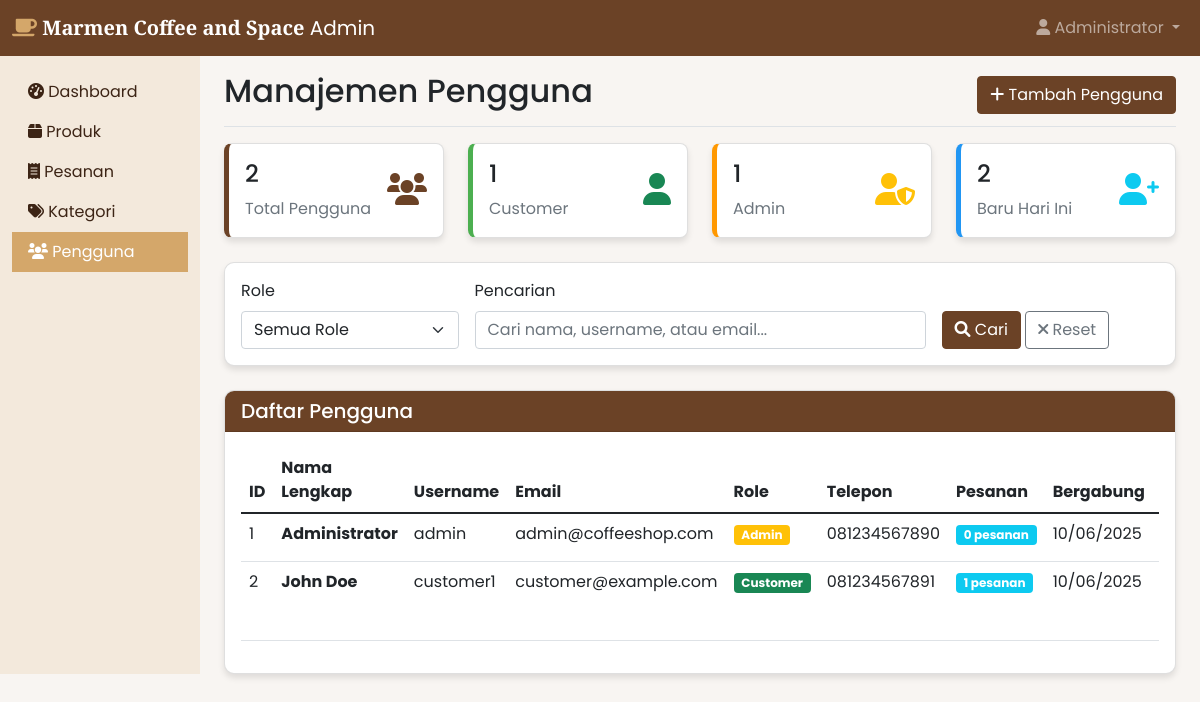
The page /admin/users.php (signed in) on the database its author committed.
### tables this page shows
CREATE TABLE users (
    id INT PRIMARY KEY AUTO_INCREMENT,
    username VARCHAR(50) UNIQUE NOT NULL,
    email VARCHAR(100) UNIQUE NOT NULL,
    password VARCHAR(255) NOT NULL,
    full_name VARCHAR(100) NOT NULL,
    role ENUM('customer', 'admin') DEFAULT 'customer',
    phone VARCHAR(20),
    address TEXT,
    created_at TIMESTAMP DEFAULT CURRENT_TIMESTAMP,
    updated_at TIMESTAMP DEFAULT CURRENT_TIMESTAMP ON UPDATE CURRENT_TIMESTAMP
);

### admin/users.php (the view, shortened to what this page needs)
<?php
$database = new Database();
$db = $database->getConnection();
$search = $_GET['search'] ?? '';
$where_clause = '';
$query = "SELECT u.*, COUNT(o.id) as order_count
          FROM users u
          LEFT JOIN orders o ON u.id = o.user_id
          $where_clause
          GROUP BY u.id
          ORDER BY u.created_at DESC";
$stmt = $db->prepare($query);
$stmt->execute();
$users = $stmt->fetchAll(PDO::FETCH_ASSOC);
$query = "SELECT
            COUNT(*) as total_users,
            SUM(CASE WHEN role = 'customer' THEN 1 ELSE 0 END) as total_customers,
            SUM(CASE WHEN role = 'admin' THEN 1 ELSE 0 END) as total_admins,
            SUM(CASE WHEN DATE(created_at) = CURDATE() THEN 1 ELSE 0 END) as new_today
          FROM users";
$stmt = $db->prepare($query);
$stmt->execute();
$stats = $stmt->fetch(PDO::FETCH_ASSOC);
include 'includes/header.php';
?>
<div class="d-flex justify-content-between flex-wrap flex-md-nowrap align-items-center pt-3 pb-2 mb-3 border-bottom">
    <h1 class="h2">Manajemen Pengguna</h1>
    <button type="button" class="btn btn-primary" data-bs-toggle="modal" data-bs-target="#userModal" onclick="openAddModal()">
        <i class="fas fa-plus"></i> Tambah Pengguna
    </button>
</div>
<div class="row mb-4">
    <div class="col-md-3">
        <div class="card stat-card stat-primary">
            <div class="card-body">
                <div class="d-flex justify-content-between">
                    <div>
                        <h4><?php echo $stats['total_users']; ?></h4>
                        <p class="mb-0 text-muted">Total Pengguna</p>
                    </div>
                    <div class="align-self-center">
                        <i class="fas fa-users fa-2x text-primary"></i>
                    </div>
                </div>
            </div>
        </div>
    </div>
    <div class="col-md-3">
        <div class="card stat-card stat-success">
            <div class="card-body">
                <div class="d-flex justify-content-between">
                    <div>
                        <h4><?php echo $stats['total_customers']; ?></h4>
                        <p class="mb-0 text-muted">Customer</p>
                    </div>
                    <div class="align-self-center">
                        <i class="fas fa-user fa-2x text-success"></i>
                    </div>
                </div>
            </div>
        </div>
    </div>
    <div class="col-md-3">
        <div class="card stat-card stat-warning">
            <div class="card-body">
                <div class="d-flex justify-content-between">
                    <div>
                        <h4><?php echo $stats['total_admins']; ?></h4>
                        <p class="mb-0 text-muted">Admin</p>
                    </div>
                    <div class="align-self-center">
                        <i class="fas fa-user-shield fa-2x text-warning"></i>
                    </div>
                </div>
            </div>
        </div>
    </div>
    <div class="col-md-3">
        <div class="card stat-card stat-info">
            <div class="card-body">
                <div class="d-flex justify-content-between">
                    <div>
                        <h4><?php echo $stats['new_today']; ?></h4>
                        <p class="mb-0 text-muted">Baru Hari Ini</p>
                    </div>
                    <div class="align-self-center">
                        <i class="fas fa-user-plus fa-2x text-info"></i>
                    </div>
                </div>
            </div>
        </div>
    </div>
</div>
<div class="card mb-4">
    <div class="card-body">
        <form method="GET" class="row g-3">
            <div class="col-md-3">
                <label for="role" class="form-label">Role</label>
                <select class="form-select" name="role" id="role">
                    <option value="">Semua Role</option>
                </select>
            </div>
            <div class="col-md-6">
                <label for="search" class="form-label">Pencarian</label>
                <input type="text" class="form-control" name="search" id="search" value="<?php echo $search; ?>" placeholder="Cari nama, username, atau email...">
            </div>
            <div class="col-md-3">
                <label class="form-label">&nbsp;</label>
                <div>
                    <button type="submit" class="btn btn-primary">
                        <i class="fas fa-search"></i> Cari
                    </button>
                    <a href="users.php" class="btn btn-outline-secondary">
                        <i class="fas fa-times"></i> Reset
                    </a>
                </div>
            </div>
        </form>
    </div>
</div>
<div class="card">
    <div class="card-header bg-primary text-white">
        <h5 class="mb-0">Daftar Pengguna</h5>
    </div>
    <div class="card-body">
        <div class="table-responsive">
            <table class="table table-hover">
                <thead>
                    <tr>
                        <th>ID</th>
                        <th>Nama Lengkap</th>
                        <th>Username</th>
                        <th>Email</th>
                        <th>Role</th>
                        <th>Telepon</th>
                        <th>Pesanan</th>
                        <th>Bergabung</th>
                        <th>Aksi</th>
                    </tr>
                </thead>
                <tbody>
                    <?php foreach ($users as $user): ?>
                        <tr>
                            <td><?php echo $user['id']; ?></td>
                            <td><strong><?php echo $user['full_name']; ?></strong></td>
                            <td><?php echo $user['username']; ?></td>
                            <td><?php echo $user['email']; ?></td>
                            <td>
                                <span class="badge bg-<?php echo $user['role'] === 'admin' ? 'warning' : 'success'; ?>">
                                    <?php echo ucfirst($user['role']); ?>
                                </span>
                            </td>
                            <td><?php echo $user['phone'] ?: '-'; ?></td>
                            <td>
                                <span class="badge bg-info"><?php echo $user['order_count']; ?> pesanan</span>
                            </td>
                            <td><?php echo date('d/m/Y', strtotime($user['created_at'])); ?></td>
                            <td>
                            </td>
                        </tr>
                    <?php endforeach; ?>
                </tbody>
            </table>
        </div>
    </div>
</div>
<?php include 'includes/footer.php'; ?>

### assets/css/custom.css (style rules this page uses)
:root { --primary-color: #6b4226; --secondary-color: #a67c52; --accent-color: #d4a76a; --light-color: #f3e9dc; --dark-color: #3c2415; --success-color: #4caf50; --warning-color: #ff9800; --danger-color: #f44336; --info-color: #2196f3; }
body { background-color: #f8f5f2; font-family: "Poppins", sans-serif; }
.btn-primary { background-color: var(--primary-color); border-color: var(--primary-color); }
.text-primary { color: var(--primary-color) !important; }
.bg-primary { background-color: var(--primary-color) !important; }
.card { border-radius: 10px; overflow: hidden; box-shadow: 0 4px 6px rgba(0, 0, 0, 0.1); transition: transform 0.3s ease; }
.stat-card { border-left: 5px solid; border-radius: 8px; }
.stat-card.stat-primary { border-left-color: var(--primary-color); }
.stat-card.stat-success { border-left-color: var(--success-color); }
.stat-card.stat-warning { border-left-color: var(--warning-color); }
.stat-card.stat-info { border-left-color: var(--info-color); }

### rows shown on the page
users: id "1", full_name "Administrator", username "admin", email "admin@coffeeshop.com", role "Admin", phone "081234567890", order_count "0", created_at "10/06/2025"
users: id "2", full_name "John Doe", username "customer1", email "customer@example.com", role "Customer", phone "081234567891", order_count "1", created_at "10/06/2025"

### other values the page prints
$_SESSION['full_name'] "Administrator"
$stats['total_users'] "2"
$stats['total_customers'] "1"
$stats['total_admins'] "1"
$stats['new_today'] "2"
